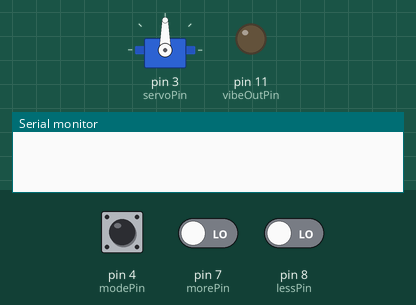
This sketch was run on a simulated Arduino Uno, built with avr-gcc and run on an emulated ATmega328P. On the bench: servo, output pins drawn as LEDs (lit = HIGH), the last lines printed to the serial monitor. The inputs (shaded band) are chosen by the test bench; at power-on: pin 4 (modePin) HIGH, pin 7 (morePin) LOW, pin 8 (lessPin) LOW.

Above: at 1.2 s.
1.3 s: pin 4 (modePin) pulled LOW for 0.15 s
At 2.7 s:
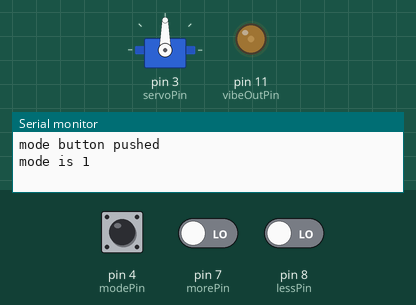
4.4 s: pin 7 (morePin) driven HIGH
7.4 s: pin 4 (modePin) pulled LOW for 1 s
10.4 s: pin 8 (lessPin) driven HIGH
At 10.9 s:
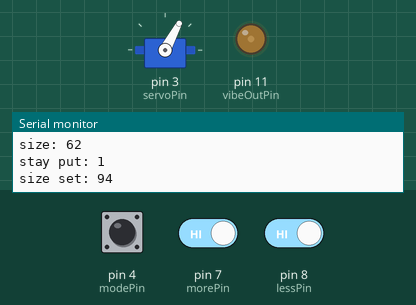
11.9 s: pin 4 (modePin) pulled LOW for 3.2 s
At 17.41 s:
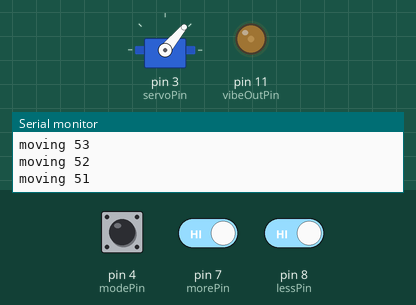
18.1 s: pin 4 (modePin) pulsed LOW 2 times (0.12 s each, 0.3 s apart)
At 21.5 s:
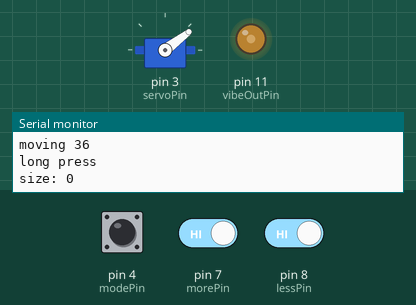
Timing chart, 0 to 22.1 s (numbered marks = the images above; inputs shaded):
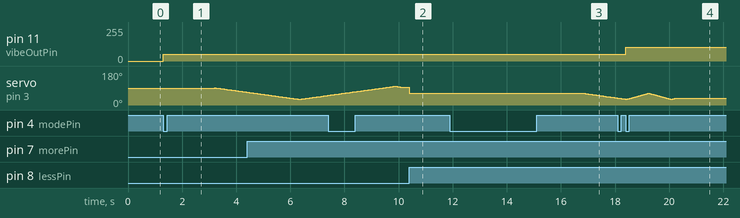

Measured:
- after the input at 1.3 s, pin 11 (vibeOutPin): 0/255 → 51/255 at once
- after the input at 10.4 s, servo on pin 3 (servoPin): 94° → 62° at once
- after the input at 11.9 s, servo on pin 3 (servoPin): moves from 62° to 37° over 1.2 s, starting after 4.9 s
- after the input at 18.1 s, pin 11 (vibeOutPin): 51/255 → 102/255 after 0.30 s

The sketch:

threeButtonSwellV2.ino
```cpp
//This code uses a button state change code to dictate that different functions for each push of the mode button. Millis allows everything to run in dynamic real-time.

// pressing the mode button cycles through the speeds and patterns
// holding the mode button for 3 seconds toggles the swelling
// the up and down buttons control the maximum size of the toy.
//// during swelling, this means the greatest angle that the servo can turn to before switching directions.
//// without swelling this means the angle that the servo maintaining

#include <Servo.h>
Servo swellServo;

// pins
const int morePin = 7; // the pin for the button to make it bigger
const int lessPin = 8; // the pin for the button to make it smaller
const int modePin = 4; // the pin for the button to change the mode

const int servoPin = 3; // the pin for the servo
const int vibeOutPin = 11; // the pin that controls the vibrator

//limits
const int speedMax = 5;
const int sizeMax = 7;
const int modeMax = 5;
const int acute = 25;
const int obtuse = 155;

// variable settings parameters
bool stayPut;
int biggest;
int sizeCount;
int modeCount;

// last button state monitoring
int lastMoreState;
int lastLessState;
int lastModeState;
bool longPress;

// time stuff
long previousMillis;
const long interval = 200;
long pressMillis;
const long longPressLength = 1750;

// for servo positioning
int countupdown;

void setup() {
  Serial.begin(9600);

  // attach pins
  swellServo.attach(servoPin);
  pinMode(morePin, INPUT);
  pinMode(lessPin, INPUT);
  pinMode(modePin, INPUT);
  pinMode(vibeOutPin, OUTPUT);

  // initialize settings
  modeCount = 0;
  sizeCount = 3;
  biggest = map(sizeCount, 0, sizeMax, acute, obtuse);
  stayPut = true;

  // initialize button states
  lastMoreState = LOW;
  lastLessState = LOW;
  lastModeState = LOW;
  longPress = false;

  // start by counting up
  countupdown = 1;
}

void loop() {
  // check the button states
  checkMode();
  bool sizeChange = checkMoreLess();

  // mode dictates the vibration pattern (so far just speeds)
  int speedCount;
  switch (modeCount) {
    case 0:
      speedCount = 0;
      break;
    case 1:
      speedCount = 1;
      break;
    case 2:
      speedCount = 2;
      break;
    case 3:
      speedCount = 3;
      break;
    case 4:
      speedCount = 4;
      break;
  }

  // with all new info registered, set the vibration and swelling
  vibe(speedCount);
  swell(speedCount, sizeChange);
}


bool checkMoreLess() {
  // if the toy is on, check to see if the more or less buttons have been pressed
  bool morePushed = false;
  bool lessPushed = false;
  if (modeCount > 0) {

    // if the more button has been pushed, increment size upward if it's not already at the top
    int moreState = digitalRead(morePin);
    morePushed = moreState != lastMoreState;
    lastMoreState = moreState;

    if (morePushed && moreState == HIGH && sizeCount < sizeMax) {
      sizeCount++;
    }

    // if the less button has been pushed, decrement size downward if it's not already at the bottom
    int lessState = digitalRead(lessPin);
    lessPushed = lessState != lastLessState;
    lastLessState = lessState;

    if (lessPushed && lessState == HIGH && sizeCount > 0) {
      sizeCount--;
    }

  }

  // print if there's been a push
  bool hasPush = morePushed || lessPushed;
  if(hasPush) {
    Serial.print("Size has changed to ");
    Serial.println(sizeCount);
  }

  // return whether or not either button has been pushed
  return hasPush;
}

void checkMode() {
  // read the mode button state
  int modeState = digitalRead(modePin);
  bool modeStateChange = modeState != lastModeState;

  // get how long it's been since a long press started
  long timeSincePress = millis() - pressMillis;
  bool longEnough = timeSincePress >= longPressLength;

  // if the button state has changed
  if (modeStateChange) {
    // reset the press time counter regardless of up or down. this will mean that a press and release will always show as within the interval
    pressMillis = millis();

    // if it changed to low and it's within the long press interval (i.e. it's been released), increment the mode
    if(modeState == LOW && !longEnough && !longPress) {
      modeCount++;

      // cycle back to 0 if necessary
      if (modeCount > modeMax) {
        modeCount = 0;
      }

      // print it
      Serial.println("mode button pushed");
      Serial.print("mode is ");
      Serial.println(modeCount);
    }
    longPress = false;
  }
  // if the button state is the same and it's high (i.e. a sustained press), and it's gone beyond the interval
  else if (modeState == HIGH && longEnough) {
    // toggle the stay put function
    stayPut = !stayPut;
    int pos = swellServo.read();
    sizeCount = map(pos, acute, obtuse, 0, sizeMax);
    Serial.println("long press");
    Serial.print("size: ");
    Serial.println(sizeCount);
    // reset the interval to a few seconds out so even if they keep it pressed for a bit this doesn't keep toggling
    pressMillis = millis() + 15000;
    longPress = true;
  }

  // reset the last mode state to the current mode state for the next loop
  lastModeState = modeState;
}

void swell(int speedCount, bool sizeChange) {

  // if the size has changed
  if(sizeChange) {
    // recalculate the biggest size
    biggest = map(sizeCount, 0, sizeMax, acute, obtuse);
    Serial.print("size: ");
    Serial.println(biggest);
    Serial.print("stay put: ");
    Serial.println(stayPut);

    // if it's in stay put mode, write the new size
    if(stayPut){
      setSize();
    }
  }

  // whether or not the size has changed, if it's not in stay put, swell at the correct pace
  if (!stayPut) {
    unsigned long currentMillis = millis();

    // calculate the interval of movement based on the vibe strength
    int d = map(speedCount, 0, speedMax, 0, 20);
    // if the correct interval has passed since the last time the servo moved
    if ((currentMillis - previousMillis) > (interval / d)) {
      int pos = swellServo.read();
      Serial.print("moving ");
      Serial.println(pos);
       pos += countupdown;
      // write the new position to the servo
      swellServo.write(pos);
      // increment the position for next time


      // if the servo is at biggest allowable size, switch to incrementing downward
      if (pos >= biggest) {
        Serial.println("direction switching down");
        countupdown = -1;
      }

      // if the servo is at 0 degrees, switch to incrementing upward
      if (pos <= 30) {
        Serial.println("direction switching up");
        countupdown = 1;
      }

      // reset the interval
      previousMillis = currentMillis;
    }
  }
}

void setSize() {
  int servPos = swellServo.read();
  Serial.print("size set: ");
  Serial.println(servPos);
  swellServo.write(biggest);
}

void vibe(int speedCount) {
  int vibeOutValue = map(speedCount, 0, speedMax, 0, 255);
  analogWrite(vibeOutPin, vibeOutValue);
}
```
